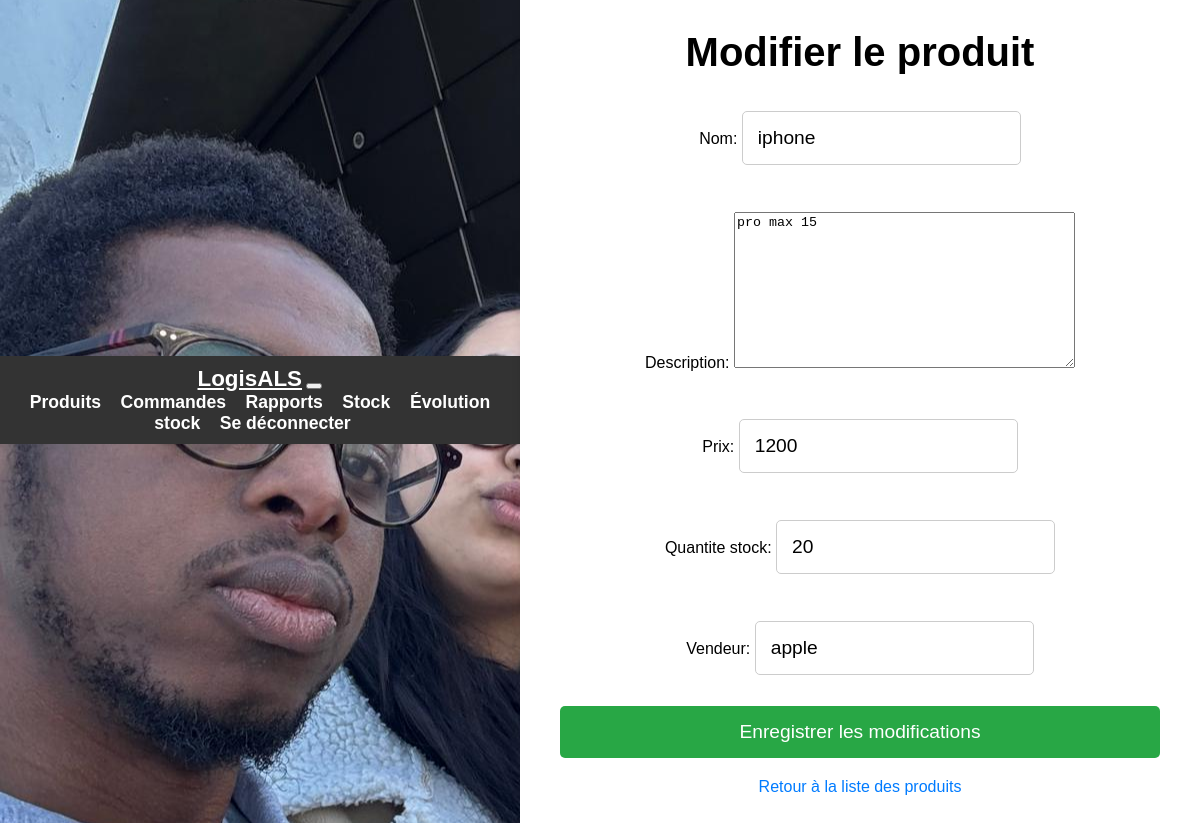
/inventaire/produit/modifier/1/, run on an earlier commit of the app's database.
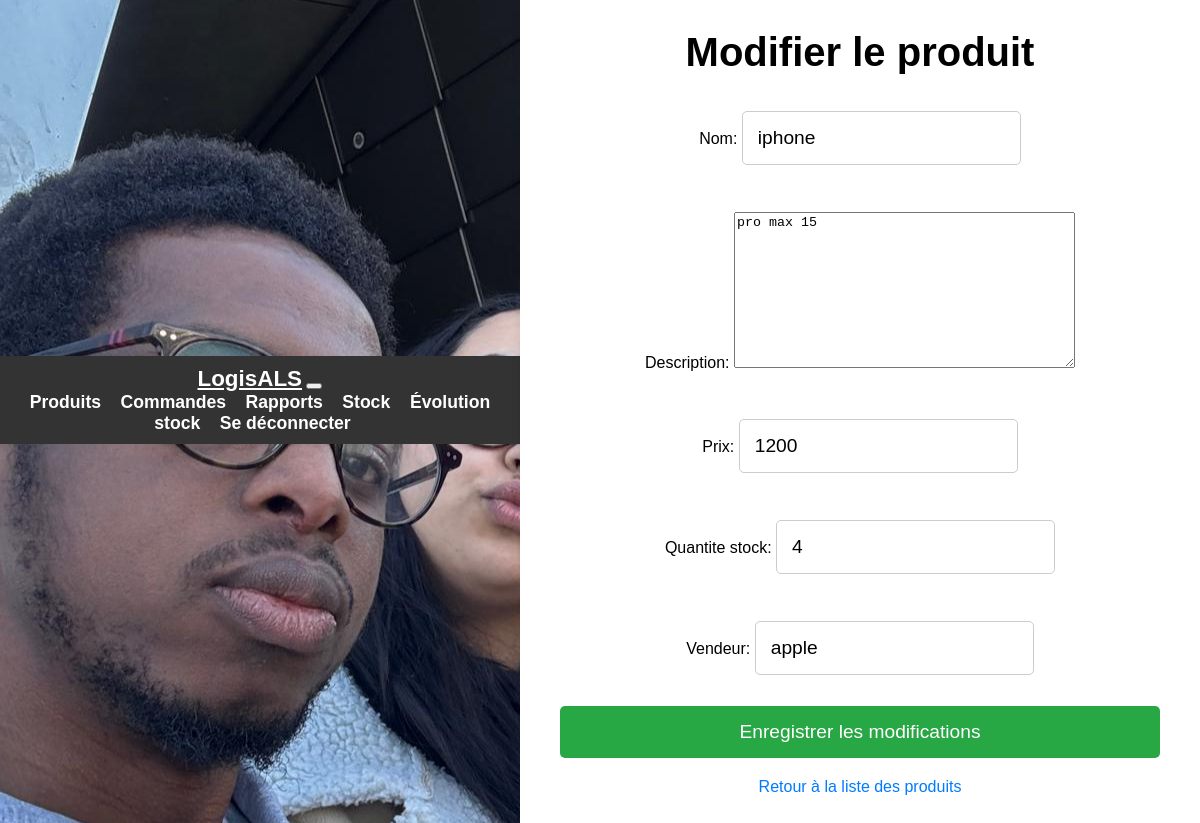
And on a later commit of the database.
### inventaire/models.py (models this page shows, shortened)
class Produit(models.Model):
    nom = models.CharField(max_length=100)
    description = models.TextField()
    prix = models.PositiveIntegerField()
    quantite_stock = models.PositiveIntegerField()
    date_ajout = models.DateTimeField(auto_now_add=True)
    seuil_min = models.PositiveIntegerField(default=5)  # seuil critique
    seuil_max = models.PositiveIntegerField(default=100)  # stock idéal  #
    vendeur = models.CharField(max_length=100, blank=True, null=True)

### inventaire/views.py (the view)
# urls.py: path('produit/modifier/<int:pk>/', views.modifier_produit, name='modifier_produit'),
def modifier_produit(request, pk):
    produit = get_object_or_404(Produit, pk=pk)
    if request.method == 'POST':
        form = ProduitForm(request.POST, instance=produit)
        if form.is_valid():
            form.save()
            return redirect('liste_produits')
    else:
        form = ProduitForm(instance=produit)
    return render(request, 'inventaire/modifier_produit.html', {'form': form})

### inventaire/forms.py
class ProduitForm(forms.ModelForm):
    class Meta:
        model = Produit  # Spécifie le modèle associé au formulaire
        fields = ['nom', 'description', 'prix', 'quantite_stock', 'vendeur']  # Les champs à inclure dans le formulaire

### inventaire/templates/inventaire/modifier_produit.html (shortened to what this page needs)
<!DOCTYPE html>
<html lang="fr">
<head>
    {% load static %}
    <link rel="stylesheet" href="{% static 'css/style.css' %}">
</head>
<body>
    {% include 'inventaire/navbar.html' %}
    <div class="container">
        <h1>Modifier le produit</h1>
        <form method="POST">
            {{ form.as_p }}
            <button type="submit">Enregistrer les modifications</button>
        </form>
        <div class="back-link">
            <a href="{% url 'liste_produits' %}">Retour à la liste des produits</a>
        </div>
    </div>
</body>
</html>

What changed in the data, as far as the page shows it:
changed Produit "iphone": quantite_stock "20" → "4"
